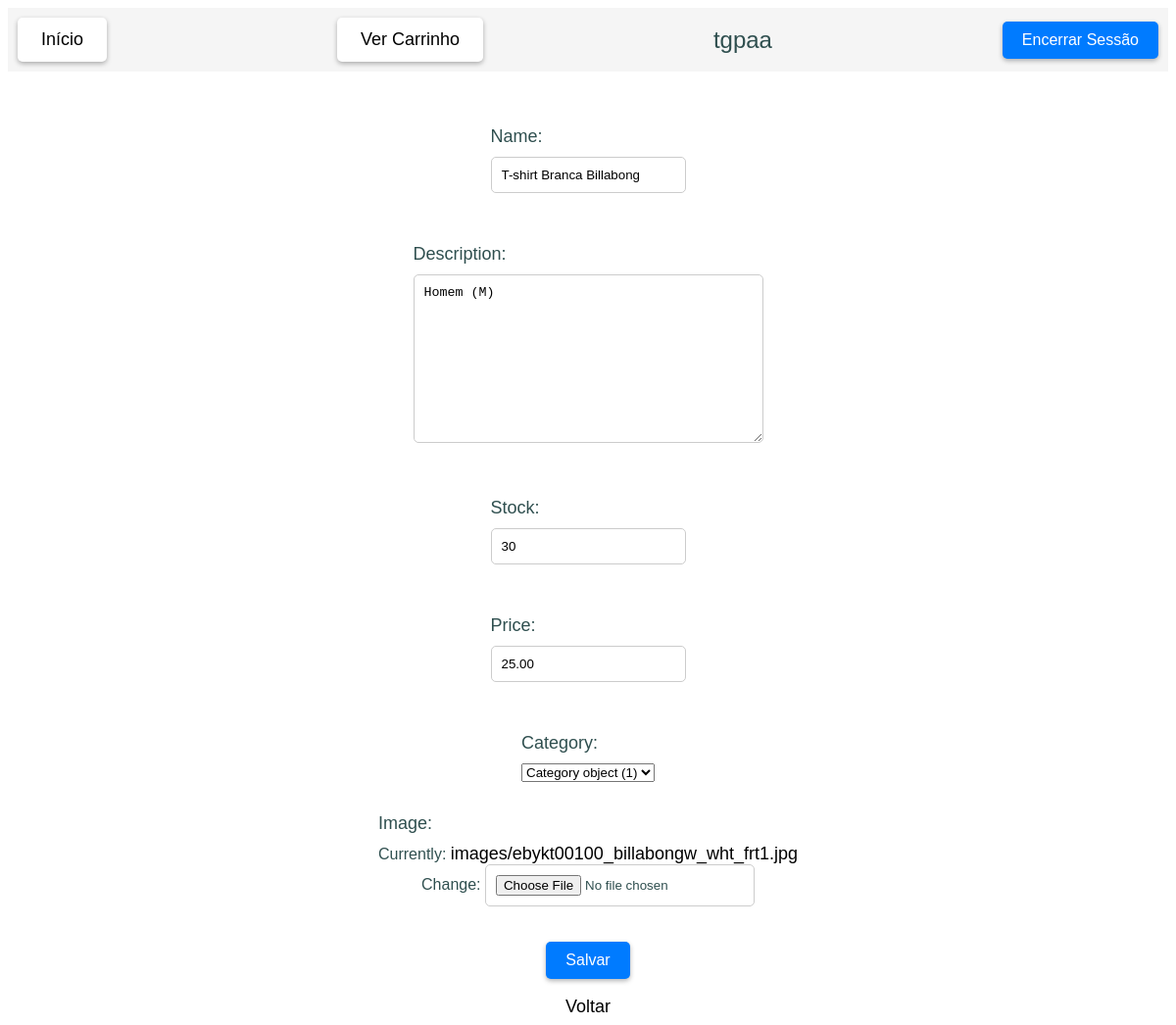
The page /getdressed/1/edit_product (signed in) on the database its author committed.
### WebApp/models.py (models this page shows, shortened)
class Product(models.Model):
    name = models.CharField(max_length=100)
    description = models.TextField(max_length=300, default="Sem descrição")
    stock = models.IntegerField()
    price = models.DecimalField(max_digits=6, decimal_places=2)
    category = models.ForeignKey(Category, on_delete=models.CASCADE, default=None)
    image = models.ImageField(upload_to='images/', default=None)

### WebApp/views.py (the view)
# urls.py: path('<int:product_id>/edit_product', views.edit_product, name='edit_product'),
def edit_product(request, product_id):
    product = get_object_or_404(Product, pk=product_id)
    if request.method=='POST':
        form = ProductForm(request.POST, request.FILES, instance=product)
        if form.is_valid():
            form.save()
            return redirect('edit_product', product_id=product_id)
    else:
        form = ProductForm(instance=product)
    return render(request, 'editProduct.html', {"form":form, "product":product})

### WebApp/forms.py
class ProductForm(forms.ModelForm):
    class Meta:
        model = Product
        fields = ['name', 'description', 'stock', 'price', 'category', 'image']

### WebApp/templates/editProduct.html (shortened to what this page needs)
<!DOCTYPE html>
<html lang="en">
{% include 'home.html' %}
<head>
</head>
<body>
<form method="post" enctype="multipart/form-data" action="{% url 'edit_product' product.id %}">
    {{ form.as_p }}
    <button type="submit">Salvar</button>
</form>
<br>
<a href={% url 'product' product.id %}>Voltar</a>
</body>
</html>

### WebApp/templates/home.html (shortened to what this page needs)
<!DOCTYPE html>
<html lang="en">
{% load static %}
<head>
    <link rel="stylesheet" type="text/css" href="{% static 'style/css/style.css' %}"}>
</head>
<body>
    <header>
        <button id="home_btn">
            <a href={% url "home" %}>Início</a>
        </button>
        <button id="cart_btn">
            <a href={% url "cart" %}>Ver Carrinho</a>
        </button>
        <h1>{{ user.username }}</h1>
        <form method="post" action="{% url 'logout' %}">
            <button type="submit">Encerrar Sessão</button>
        </form>
    </header>
    {% block content %}
        <section class="product-section">
        </section>
    {% endblock %}
</body>
</html>

### WebApp/static/style/css/style.css (style rules this page uses)
header { background-color: whitesmoke; background-repeat: no-repeat; padding: 10px; display: flex; align-items: center; text-align: center; height: auto; justify-content: space-between; }
body { height: auto; color: darkslategrey; font-family: Arial, sans-serif; text-align: center; }
header h1 { margin: 0; font-size: 24px; font-weight: normal; }
form { display: flex; flex-direction: column; align-items: center; }
form label { display: flex; align-items: center; margin-right: 20px; font-size: 18px; }
section { padding: 20px; }
label { margin-bottom: 10px; }
button[type="submit"] { background-color: #007bff; color: #fff; padding: 10px 20px; border: none; border-radius: 5px; cursor: pointer; transition: background-color 0.3s ease; }
input, textarea { padding: 10px; border: 1px solid #ccc; border-radius: 5px; margin-bottom: 20px; }
a { text-decoration: none; color: Black; font-size: 18px }
button { display: inline-block; padding: 12px 24px; background-color: white; color: black; text-align: center; font-size: 16px; border: none; border-radius: 5px; box-shadow: 0 2px 5px rgba(0,0,0,0.3); transition: background-color 0.3s ease; cursor: pointer; }
.product-section { display: grid; grid-template-columns: repeat(auto-fill, minmax(300px, 1fr)); gap: 20px; }

### rows shown on the page
Product: name "T-shirt Branca Billabong", description "Homem (M)", stock "30", price "25.00", category "Category object (1)"

### other values the page prints
{{ user.username }} "tgpaa"
